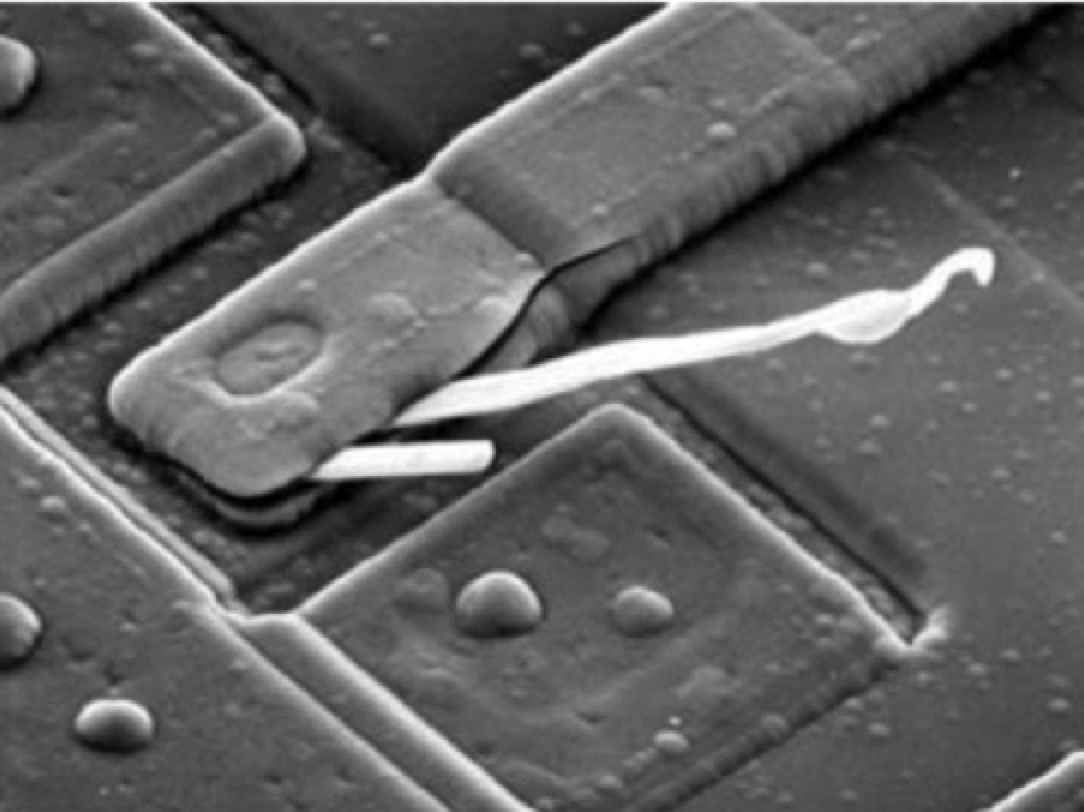
%> input picture Processamento Digital de Imagens/Exemplos_Professor/Exemplo_Frequencia_1.png, 1084 x 812 px
$ octave Exemplo_Frequencia_1.m   (GNU Octave 9; MATLAB toolbox functions it lacks are replaced by stand-ins)
%> lines starting %> are read from the running program, lines starting %| are printed output that depends on the picture
clear all;
clc;

img_ori     = imread('Exemplo_Frequencia_1.png');
%> img_ori is the input picture: size 812x1084x3 uint8; mean R, G, B 96.4, 96.4, 96.4
img_gray    = rgb2gray(img_ori);
img_fourier = fft2(img_gray);

figure;
subplot(2,2,1);
imshow(img_gray);
title('Imagem Tons de Cinza');

hold;
subplot(2,2,2);
imshow(img_fourier);
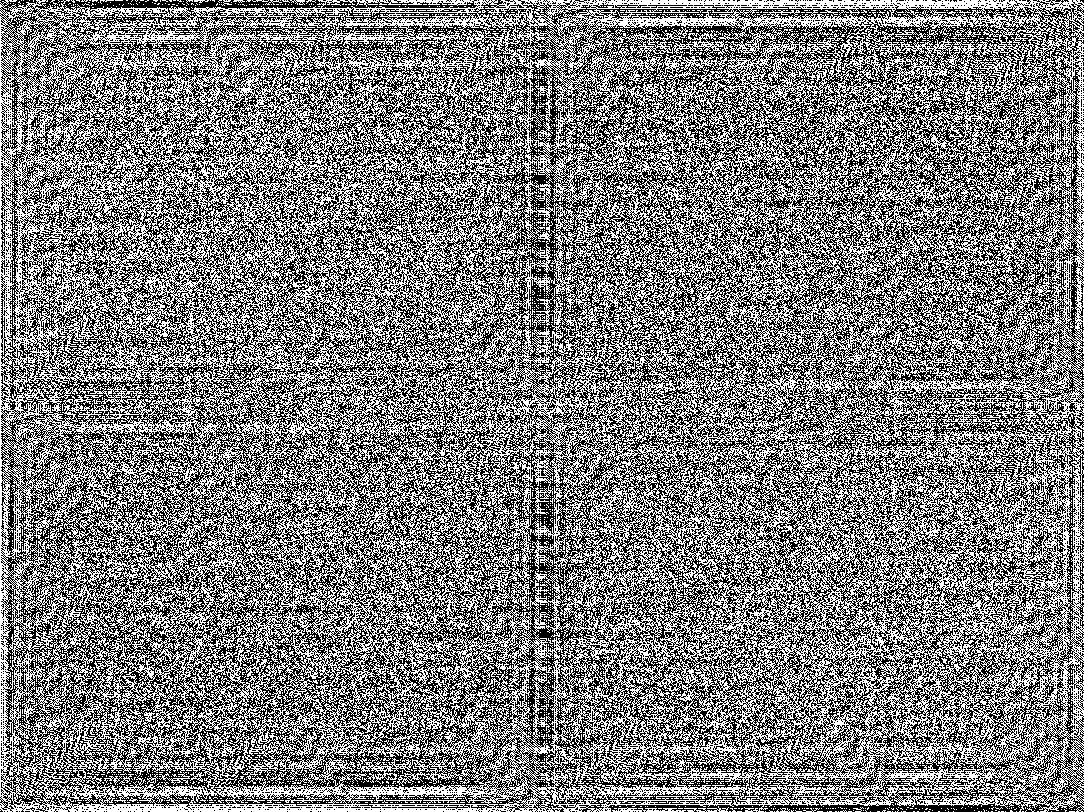
%> displayed picture: size 812x1084, on the screen's scale of 0 to 255; min 0, max 255, mean 124.8
title('Transformade Discreta de Fourier da Imagem');

hold;
subplot(2,2,3);
imshow(abs(fftshift(img_fourier)),[24 100000]);
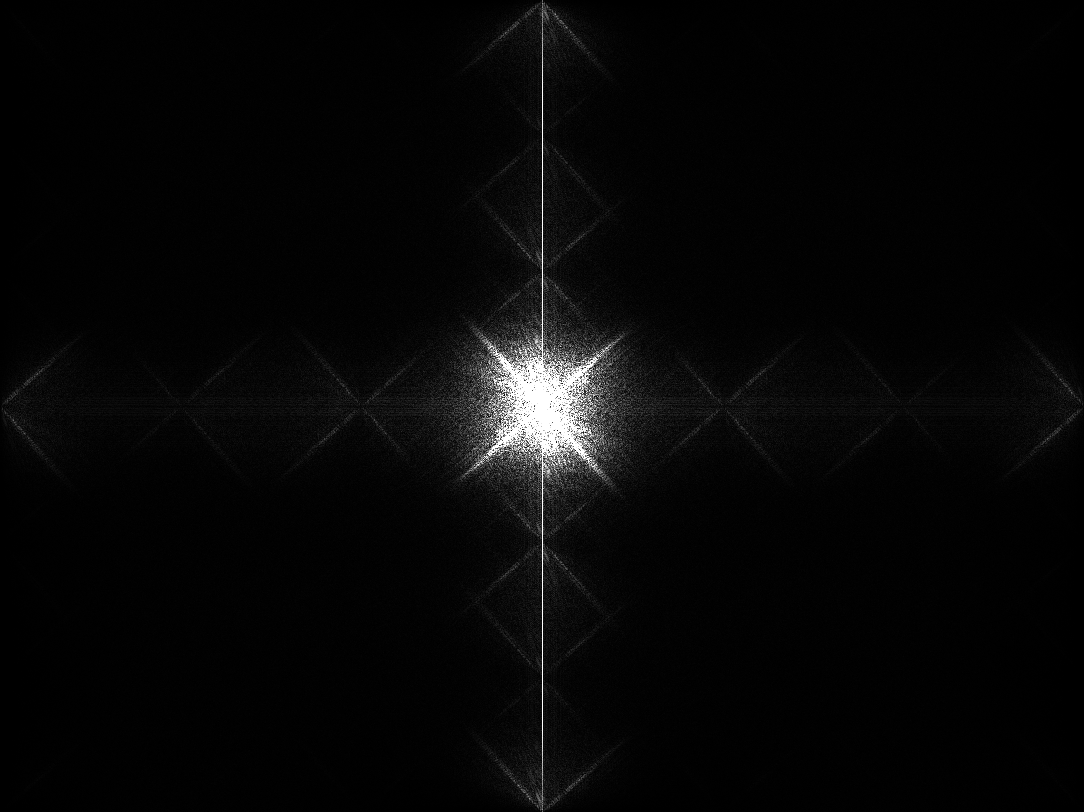
%> displayed picture: size 812x1084, on the screen's scale of 0 to 255; min 0, max 255, mean 7.1
title('Espectro de Fourier da Imagem');

$ run again, with Processamento Digital de Imagens/Exemplos_Professor/Exemplo_Frequencia_8.png copied over Processamento Digital de Imagens/Exemplos_Professor/Exemplo_Frequencia_1.png
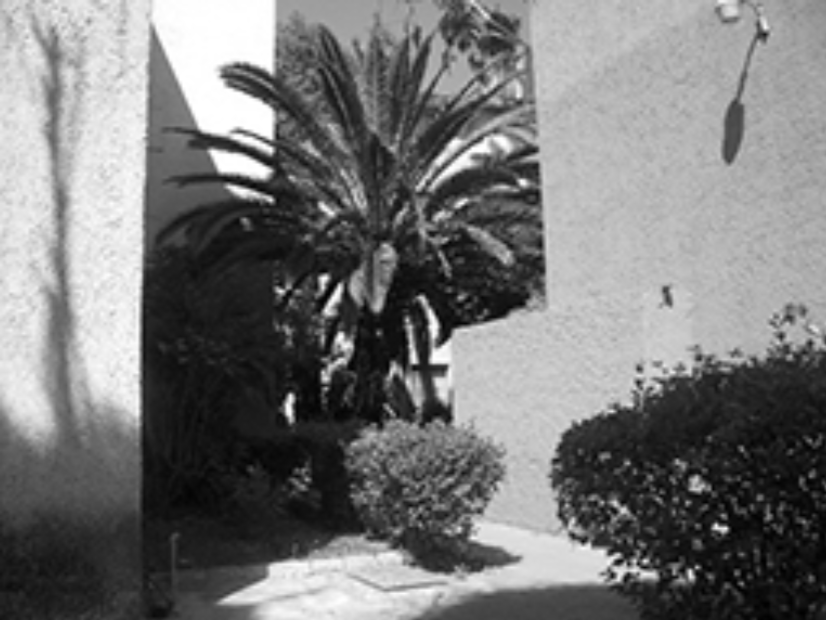
%> input picture Processamento Digital de Imagens/Exemplos_Professor/Exemplo_Frequencia_8.png, 826 x 620 px
%> img_ori is the input picture: size 620x826x3 uint8; min 1, max 255, mean 119.5
%> `imshow(img_fourier);`:
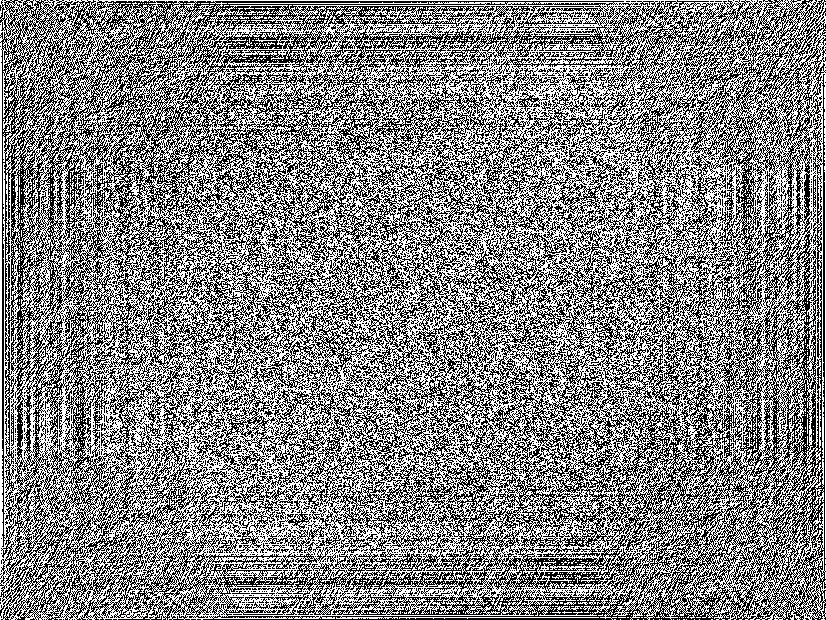
%> displayed picture: size 620x826, on the screen's scale of 0 to 255; min 0, max 255, mean 131.9
%> `imshow(abs(fftshift(img_fourier)),[24 100000]);`:
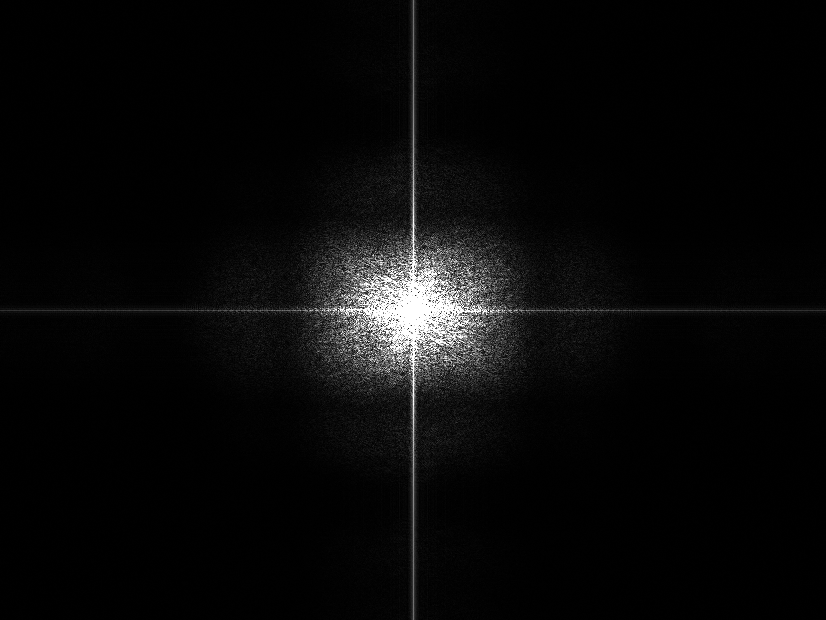
%> displayed picture: size 620x826, on the screen's scale of 0 to 255; min 0, max 255, mean 9.4

$ run again, with Processamento Digital de Imagens/Exemplos_Professor/Exemplo_Add1.png copied over Processamento Digital de Imagens/Exemplos_Professor/Exemplo_Frequencia_1.png
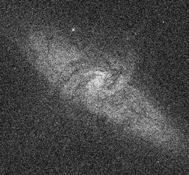
%> input picture Processamento Digital de Imagens/Exemplos_Professor/Exemplo_Add1.png, 189 x 175 px
%> img_ori is the input picture: size 175x189x3 uint8; min 12, max 234, mean 72.4
%> `imshow(img_fourier);`:
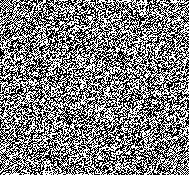
%> displayed picture: size 175x189, on the screen's scale of 0 to 255; min 0, max 255, mean 125.7
%> `imshow(abs(fftshift(img_fourier)),[24 100000]);`:
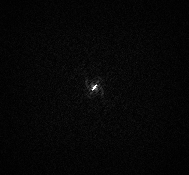
%> displayed picture: size 175x189, on the screen's scale of 0 to 255; min 0, max 255, mean 6.1
